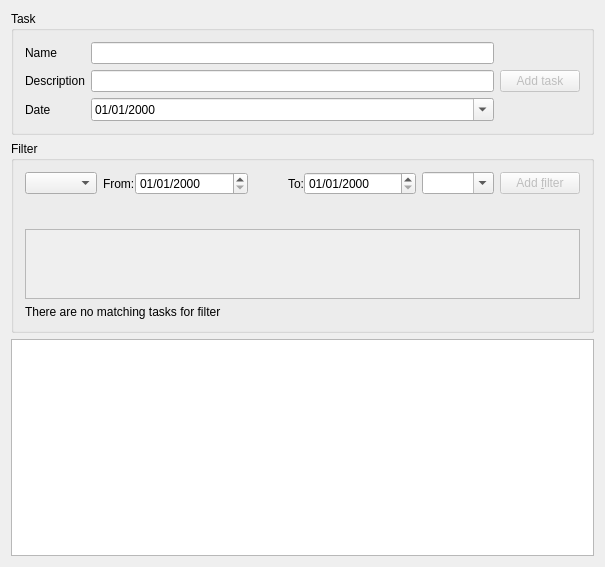
<?xml version="1.0" encoding="UTF-8"?>
<ui version="4.0">
 <class>ToDoListClass</class>
 <widget class="QMainWindow" name="ToDoListClass">
  <property name="geometry">
   <rect>
    <x>0</x>
    <y>0</y>
    <width>605</width>
    <height>567</height>
   </rect>
  </property>
  <property name="windowTitle">
   <string>ToDoList</string>
  </property>
  <widget class="QWidget" name="centralWidget">
   <layout class="QVBoxLayout" name="verticalLayout_2">
    <item>
     <widget class="QGroupBox" name="groupBox">
      <property name="sizePolicy">
       <sizepolicy hsizetype="Minimum" vsizetype="Minimum">
        <horstretch>0</horstretch>
        <verstretch>0</verstretch>
       </sizepolicy>
      </property>
      <property name="title">
       <string>Task</string>
      </property>
      <layout class="QHBoxLayout" name="horizontalLayout_2">
       <item>
        <layout class="QFormLayout" name="formLayout">
         <property name="sizeConstraint">
          <enum>QLayout::SetDefaultConstraint</enum>
         </property>
         <item row="0" column="0">
          <widget class="QLabel" name="label">
           <property name="text">
            <string>Name</string>
           </property>
          </widget>
         </item>
         <item row="0" column="1">
          <widget class="QLineEdit" name="lineEditName"/>
         </item>
         <item row="1" column="0">
          <widget class="QLabel" name="label_2">
           <property name="text">
            <string>Description</string>
           </property>
          </widget>
         </item>
         <item row="1" column="1">
          <widget class="QLineEdit" name="lineEditDescription"/>
         </item>
         <item row="2" column="0">
          <widget class="QLabel" name="label_3">
           <property name="text">
            <string>Date</string>
           </property>
          </widget>
         </item>
         <item row="2" column="1">
          <widget class="QDateEdit" name="dateEdit">
           <property name="displayFormat">
            <string>dd/MM/yyyy</string>
           </property>
           <property name="calendarPopup">
            <bool>true</bool>
           </property>
           <property name="timeSpec">
            <enum>Qt::UTC</enum>
           </property>
          </widget>
         </item>
        </layout>
       </item>
       <item>
        <layout class="QVBoxLayout" name="verticalLayout">
         <item>
          <widget class="QPushButton" name="addTaskBttn">
           <property name="enabled">
            <bool>false</bool>
           </property>
           <property name="text">
            <string>Add task</string>
           </property>
          </widget>
         </item>
        </layout>
       </item>
      </layout>
     </widget>
    </item>
    <item>
     <widget class="QGroupBox" name="groupBox_2">
      <property name="sizePolicy">
       <sizepolicy hsizetype="Preferred" vsizetype="Maximum">
        <horstretch>0</horstretch>
        <verstretch>0</verstretch>
       </sizepolicy>
      </property>
      <property name="title">
       <string>Filter</string>
      </property>
      <layout class="QVBoxLayout" name="verticalLayout_3">
       <item>
        <layout class="QVBoxLayout" name="filterMainLayout">
         <item>
          <layout class="QHBoxLayout" name="filterHorizontalLayout">
           <property name="sizeConstraint">
            <enum>QLayout::SetDefaultConstraint</enum>
           </property>
           <item>
            <widget class="QComboBox" name="avalilableFilterCombo">
             <property name="sizePolicy">
              <sizepolicy hsizetype="Maximum" vsizetype="Fixed">
               <horstretch>0</horstretch>
               <verstretch>0</verstretch>
              </sizepolicy>
             </property>
             <property name="sizeAdjustPolicy">
              <enum>QComboBox::AdjustToContents</enum>
             </property>
            </widget>
           </item>
           <item>
            <layout class="QHBoxLayout" name="filterValueshorizontalLayout">
             <item>
              <widget class="QWidget" name="dateFilterValuesWidget" native="true">
               <layout class="QHBoxLayout" name="horizontalLayout_3">
                <property name="spacing">
                 <number>0</number>
                </property>
                <property name="leftMargin">
                 <number>0</number>
                </property>
                <property name="topMargin">
                 <number>0</number>
                </property>
                <property name="rightMargin">
                 <number>0</number>
                </property>
                <property name="bottomMargin">
                 <number>0</number>
                </property>
                <item>
                 <widget class="QLabel" name="label_4">
                  <property name="sizePolicy">
                   <sizepolicy hsizetype="Maximum" vsizetype="Preferred">
                    <horstretch>0</horstretch>
                    <verstretch>0</verstretch>
                   </sizepolicy>
                  </property>
                  <property name="text">
                   <string>From:</string>
                  </property>
                  <property name="alignment">
                   <set>Qt::AlignLeading|Qt::AlignLeft|Qt::AlignVCenter</set>
                  </property>
                 </widget>
                </item>
                <item>
                 <widget class="QDateEdit" name="dateEditFrom">
                  <property name="sizePolicy">
                   <sizepolicy hsizetype="Minimum" vsizetype="Fixed">
                    <horstretch>2</horstretch>
                    <verstretch>0</verstretch>
                   </sizepolicy>
                  </property>
                  <property name="displayFormat">
                   <string>dd/MM/yyyy</string>
                  </property>
                 </widget>
                </item>
                <item>
                 <spacer name="horizontalSpacer">
                  <property name="orientation">
                   <enum>Qt::Horizontal</enum>
                  </property>
                  <property name="sizeHint" stdset="0">
                   <size>
                    <width>40</width>
                    <height>20</height>
                   </size>
                  </property>
                 </spacer>
                </item>
                <item>
                 <widget class="QLabel" name="label_5">
                  <property name="sizePolicy">
                   <sizepolicy hsizetype="Maximum" vsizetype="Preferred">
                    <horstretch>0</horstretch>
                    <verstretch>0</verstretch>
                   </sizepolicy>
                  </property>
                  <property name="text">
                   <string>To:</string>
                  </property>
                  <property name="alignment">
                   <set>Qt::AlignCenter</set>
                  </property>
                 </widget>
                </item>
                <item>
                 <widget class="QDateEdit" name="dateEditTo">
                  <property name="sizePolicy">
                   <sizepolicy hsizetype="Minimum" vsizetype="Fixed">
                    <horstretch>2</horstretch>
                    <verstretch>0</verstretch>
                   </sizepolicy>
                  </property>
                  <property name="displayFormat">
                   <string>dd/MM/yyyy</string>
                  </property>
                 </widget>
                </item>
               </layout>
              </widget>
             </item>
             <item>
              <widget class="QComboBox" name="valuesCombo">
               <property name="editable">
                <bool>true</bool>
               </property>
               <property name="insertPolicy">
                <enum>QComboBox::NoInsert</enum>
               </property>
              </widget>
             </item>
            </layout>
           </item>
           <item>
            <widget class="QPushButton" name="addFilterBttn">
             <property name="enabled">
              <bool>false</bool>
             </property>
             <property name="sizePolicy">
              <sizepolicy hsizetype="Maximum" vsizetype="Fixed">
               <horstretch>0</horstretch>
               <verstretch>0</verstretch>
              </sizepolicy>
             </property>
             <property name="text">
              <string>Add &amp;filter</string>
             </property>
            </widget>
           </item>
          </layout>
         </item>
         <item>
          <widget class="QWidget" name="filterWidgetsContainerWidget" native="true">
           <layout class="QGridLayout" name="gridLayout">
            <item row="0" column="0">
             <layout class="QGridLayout" name="filterWidgetsContainerLayout"/>
            </item>
           </layout>
          </widget>
         </item>
         <item>
          <widget class="QScrollArea" name="scrollArea">
           <property name="enabled">
            <bool>true</bool>
           </property>
           <property name="sizePolicy">
            <sizepolicy hsizetype="Expanding" vsizetype="Expanding">
             <horstretch>0</horstretch>
             <verstretch>0</verstretch>
            </sizepolicy>
           </property>
           <property name="widgetResizable">
            <bool>true</bool>
           </property>
           <widget class="QWidget" name="widget">
            <property name="geometry">
             <rect>
              <x>0</x>
              <y>0</y>
              <width>563</width>
              <height>69</height>
             </rect>
            </property>
           </widget>
          </widget>
         </item>
         <item>
          <widget class="QLabel" name="noMatchLabel">
           <property name="sizePolicy">
            <sizepolicy hsizetype="Preferred" vsizetype="Maximum">
             <horstretch>0</horstretch>
             <verstretch>0</verstretch>
            </sizepolicy>
           </property>
           <property name="text">
            <string>&lt;html&gt;&lt;head/&gt;&lt;body&gt;&lt;p&gt;There are no matching tasks for filter&lt;/p&gt;&lt;/body&gt;&lt;/html&gt;</string>
           </property>
          </widget>
         </item>
        </layout>
       </item>
      </layout>
     </widget>
    </item>
    <item>
     <widget class="QTableView" name="tasksTable">
      <property name="editTriggers">
       <set>QAbstractItemView::AnyKeyPressed|QAbstractItemView::DoubleClicked|QAbstractItemView::EditKeyPressed|QAbstractItemView::SelectedClicked</set>
      </property>
      <property name="cornerButtonEnabled">
       <bool>false</bool>
      </property>
      <attribute name="horizontalHeaderShowSortIndicator" stdset="0">
       <bool>false</bool>
      </attribute>
     </widget>
    </item>
   </layout>
  </widget>
 </widget>
 <layoutdefault spacing="6" margin="11"/>
 <tabstops>
  <tabstop>lineEditName</tabstop>
  <tabstop>lineEditDescription</tabstop>
  <tabstop>addTaskBttn</tabstop>
  <tabstop>avalilableFilterCombo</tabstop>
  <tabstop>addFilterBttn</tabstop>
 </tabstops>
 <resources>
  <include location="ToDoList.qrc"/>
 </resources>
 <connections/>
</ui>
